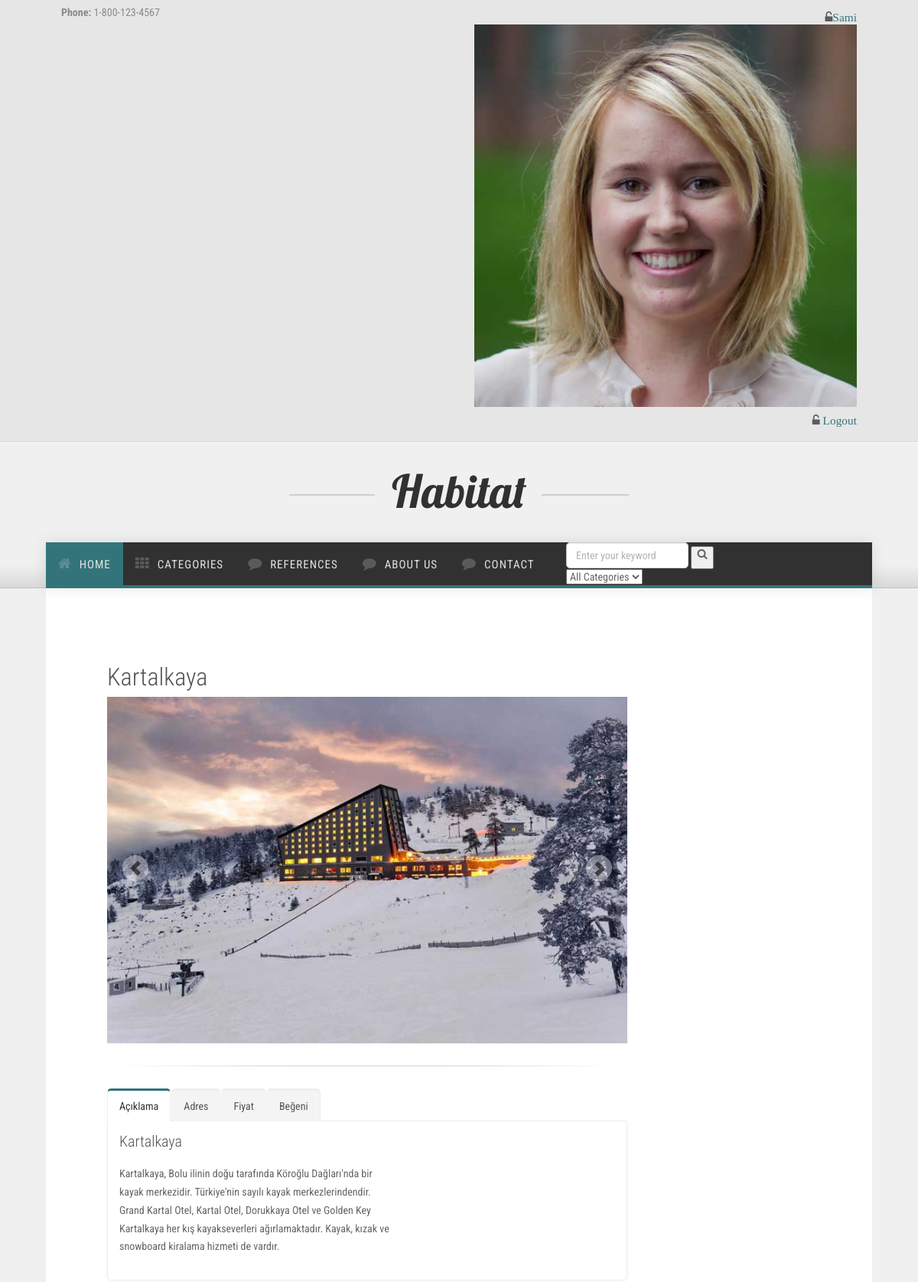
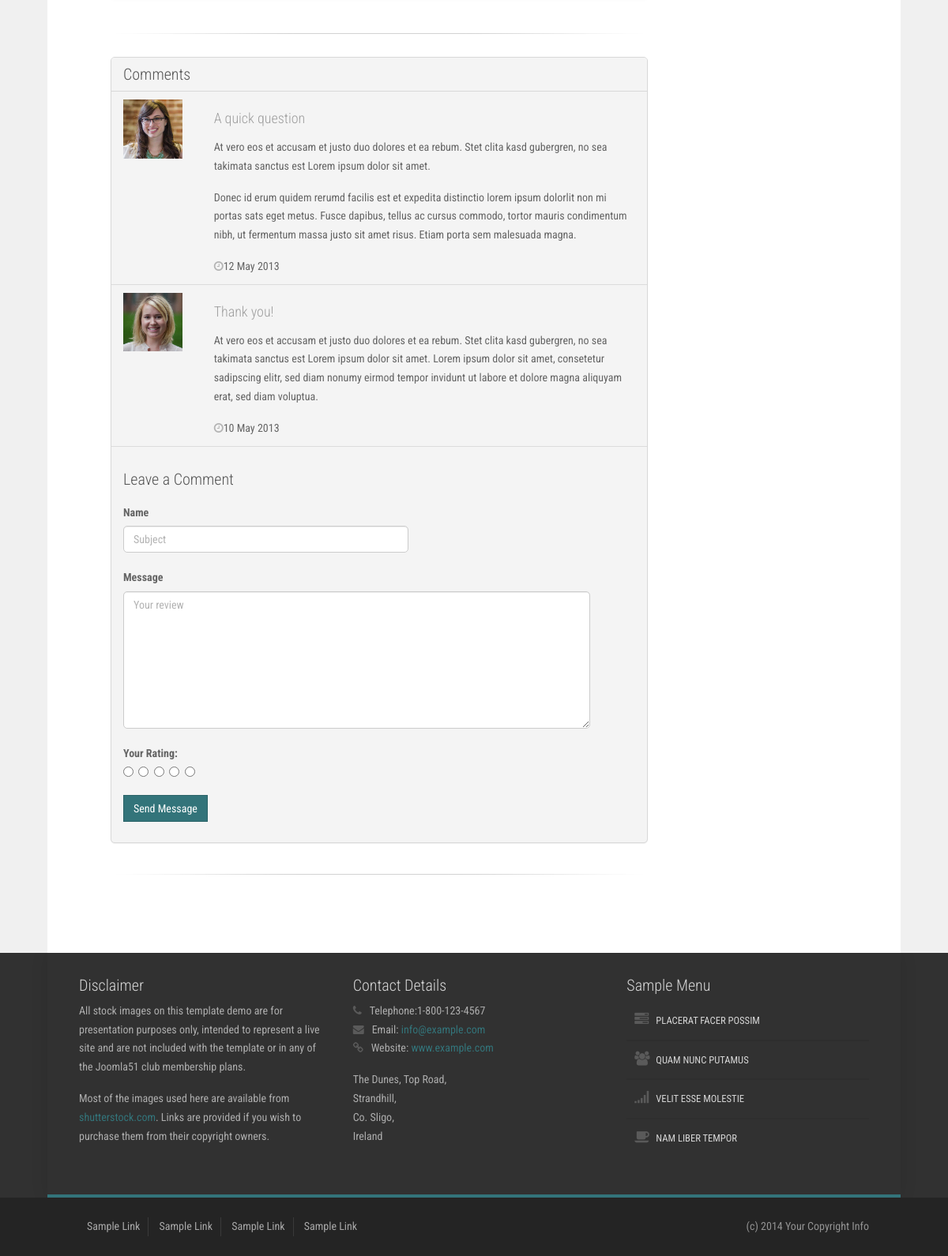
Page /place/8/Kartalkaya/ (signed in) on the committed database (2 pictures, top to bottom).
### place/models.py (models this page shows, shortened)
class Place(models.Model):
    STATUS = (
        ('True', 'Evet'),
        ('False', 'Hayır'),
    )
    category = models.ForeignKey(Category, on_delete=models.CASCADE)
    title = models.CharField(max_length=150)
    keywords = models.CharField(max_length=255)
    description = models.CharField(max_length=255)
    image = models.ImageField(blank=True, upload_to='images/')
    price = models.FloatField()
    address = models.TextField()
    detail = RichTextUploadingField()
    slug = models.SlugField(null=False, unique=True)
    like = models.IntegerField()
    status = models.CharField(max_length=10, choices=STATUS)
    create_at = models.DateTimeField(auto_now_add=True)
    update_at = models.DateTimeField(auto_now=True)

### home/views.py (the view)
# urls.py: path('place/<int:id>/<slug:slug>/', views.place_detail, name='place_detail'),
def place_detail(request,id,slug):
    category = Category.objects.all()
    place = Place.objects.get(pk=id)
    images = Images.objects.filter(place_id=id)
    comments= Comment.objects.filter(place_id=id,status='True')
    context = {'place': place,
               'category': category,
               'images': images,
               'comments': comments,
               }
    return render(request,'place_detail.html',context)

### home/templates/place_detail.html (shortened to what this page needs)
{% extends "homebase.html" %}
{% block content %}
    <div id="content">
        <div class="container background-white">
            <div class="row margin-vert-30">
                <div class="col-md-12 margin-top-30">
                    <div id="content">
                        <div class="container background-white">
                            <div class="row margin-vert-40">
                                <div class="col-md-9">
                                    <h2>{{ place.title }}</h2>
                                    <div id="carousel-example-1" class="carousel slide" data-ride="carousel">
                                        <div class="carousel-inner">
                                            <div class="item active">
                                                <img src="{{ place.image.url }}">
                                            </div>
                                        </div>
                                        <a class="left carousel-control" href="#carousel-example-1" data-slide="prev">
                                            <span class="glyphicon glyphicon-chevron-left"></span>
                                        </a>
                                        <a class="right carousel-control" href="#carousel-example-1" data-slide="next">
                                            <span class="glyphicon glyphicon-chevron-right"></span>
                                        </a>
                                    </div>
                                    <hr>
                                    <div class="tabs">
                                        <ul class="nav nav-tabs">
                                            <li class="active">
                                                <a href="#sample-1a" data-toggle="tab">Açıklama</a>
                                            </li>
                                            <li>
                                                <a href="#sample-1b" data-toggle="tab">Adres</a>
                                            </li>
                                            <li>
                                                <a href="#sample-1c" data-toggle="tab">Fiyat</a>
                                            </li>
                                            <li>
                                                <a href="#sample-1d" data-toggle="tab">Beğeni</a>
                                            </li>
                                        </ul>
                                        <div class="tab-content">
                                            <div class="tab-pane fade in active" id="sample-1a">
                                                <div class="row">
                                                    <div class="col-md-7">
                                                        <h3 class="no-margin no-padding">{{ place.title }}</h3>
                                                        <p>{{ place.detail | safe }}</p>
                                                    </div>
                                                    <div class="clearfix"></div>
                                                </div>
                                            </div>
                                        </div>
                                    </div>
                                    <hr>
                                    <div class="blog-recent-comments panel panel-default margin-bottom-30">
                                        <div class="panel-heading">
                                            <h3>Comments</h3>
                                        </div>
                                        <ul class="list-group">
                                            <li class="list-group-item">
                                                <div class="row">
                                                    <div class="col-md-2 profile-thumb">
                                                        <a href="#">
                                                            <img class="media-object" src="assets/img/profiles/53.jpg" alt="">
                                                        </a>
                                                    </div>
                                                    <div class="col-md-10">
                                                        <h4>A quick question</h4>
                                                        <p>At vero eos et accusam et justo duo dolores et ea rebum. Stet clita kasd gubergren, no sea takimata sanctus est Lorem ipsum dolor sit amet.</p>
                                                        <p>Donec id erum quidem rerumd facilis est et expedita distinctio lorem ipsum dolorlit non mi portas sats eget metus. Fusce dapibus, tellus ac cursus commodo, tortor mauris condimentum nibh, ut
                                                            fermentum massa justo sit amet risus. Etiam porta sem malesuada magna.</p>
                                                        <span class="date">
                                                                <i class="fa fa-clock-o color-gray-light"></i>12 May 2013</span>
                                                    </div>
                                                </div>
                                            </li>
                                            <li class="list-group-item">
                                                <div class="row">
                                                    <div class="col-md-2 profile-thumb">
                                                        <a href="#">
                                                            <img class="media-object" src="assets/img/profiles/37.jpg" alt="">
                                                        </a>
                                                    </div>
                                                    <div class="col-md-10">
                                                        <h4>Thank you!</h4>
                                                        <p>At vero eos et accusam et justo duo dolores et ea rebum. Stet clita kasd gubergren, no sea takimata sanctus est Lorem ipsum dolor sit amet. Lorem ipsum dolor sit amet, consetetur sadipscing elitr,
                                                            sed diam nonumy eirmod tempor invidunt ut labore et dolore magna aliquyam erat, sed diam voluptua.</p>
                                                        <span class="date">
                                                                <i class="fa fa-clock-o color-gray-light"></i>10 May 2013</span>
                                                    </div>
                                                </div>
                                            </li>
                                            <li class="list-group-item">
                                                <div class="blog-comment-form">
                                                    <div class="row margin-top-20">
                                                        <div class="col-md-12">
                                                            <div class="pull-left">
                                                                <h3>Leave a Comment</h3>
                                                            </div>
                                                        </div>
                                                    </div>
                                                    <div class="row margin-top-20">
                                                        <div class="col-md-12">
                                                            <form action="/place/addcomment/{{ place.id }}">
                                                                <label>Name</label>
                                                                <div class="row margin-bottom-20">
                                                                    <div class="col-md-7 col-md-offset-0">
                                                                        <input class="form-control" type="text" name="subject" id="id_subject" placeholder="Subject" />
                                                                    </div>
                                                                </div>
                                                                <label>Message</label>
                                                                <div class="row margin-bottom-20">
                                                                    <div class="col-md-11 col-md-offset-0">
                                                                        <textarea class="form-control" name="comment" id="id_comment" placeholder="Your review" rows="8"></textarea>
                                                                    </div>
                                                                </div>
                                                                <div class="form-group">
                                                                    <div class="input-rating">
                                                                        <strong class="text-uppercase"> Your Rating: </strong>
                                                                        <div class="stars">
                                                                            <input type="radio" id="star5" name="rate" value="5" /> <label for="star5"></label>
                                                                            <input type="radio" id="star4" name="rate" value="4" /> <label for="star4"></label>
                                                                            <input type="radio" id="star3" name="rate" value="3" /> <label for="star3"></label>
                                                                            <input type="radio" id="star2" name="rate" value="2" /> <label for="star2"></label>
                                                                            <input type="radio" id="star1" name="rate" value="1" /> <label for="star1"></label>
                                                                        </div>
                                                                    </div>
                                                                </div>
                                                                <p>
                                                                    {% if user.id is not None %}
                                                                        <button class="btn btn-primary" type="submit">Send Message</button>
                                                                    {% else %}
                                                                        Yorum eklemek için <a href="/login">giriş</a>  yapmalsınız!
                                                                    {% endif %}
                                                                </p>
                                                            </form>
                                                        </div>
                                                    </div>
                                                </div>
                                            </li>
                                        </ul>
                                    </div>
                                    <hr class="margin-top-30">
                                </div>
                            </div>
                        </div>
                    </div>
                </div>
            </div>
        </div>
    </div>
{% endblock %}

### home/templates/header.html (shortened to what this page needs)
{% load static %}
<div id="pre-header" class="background-gray-lighter">
    <div class="container no-padding">
        <div class="row hidden-xs">
            <div class="col-sm-6 padding-vert-5">
                <strong>Phone:</strong>&nbsp;1-800-123-4567
            </div>
            <div class="col-sm-6 text-right padding-vert-5">
                {% if user.id is not None %}
                    <h5><a href="/user"><i class="fa fa-unlock-alt">{{ user.first_name }} </i></a><img src="/home/static/img/profiles/37.jpg"></h5>
                    <h5><a href="/logout/"><i class="fa fa-unlock-alt"> Logout </i></a></h5>
                {% else %}
                    <h5><a href="/login/"><i class="fa fa-unlock-alt"> Login </i></a></h5>
                    <h5> <a href="/signup/"><i class="fa fa-user-plus">Sign up</i> </a></h5>
                {% endif %}
            </div>
        </div>
    </div>
</div>
<div id="header">
    <div class="container">
        <div class="row">
            <div class="logo">
                <a href="index.html" title="">
                    <img src="{% static 'img/logo.png' %}" alt="Logo" />
                </a>
            </div>
        </div>
    </div>
</div>
<div id="hornav" class="bottom-border-shadow">
    <div class="container no-padding border-bottom">
        <div class="row">
            <div class="col-md-8 no-padding">
                <div class="visible-lg">
                    <ul id="hornavmenu" class="nav navbar-nav">
                        <li>
                            <a href="/" class="fa-home active">Home</a>
                        </li>
                        <li>
                            <span class="fa-th">Categories</span>
                                {% load mptt_tags %}
                        </li>
                        <li>
                            <a href="/referanslar" class="fa-comment ">References</a>
                        </li>
                        <li>
                            <a href="/hakkimizda" class="fa-comment ">About Us</a>
                        </li>
                        <li>
                            <a href="/contact" class="fa-comment ">Contact</a>
                        </li>
                    </ul>
                </div>
            </div>
            <div class="col-lg-2" style="position: absolute; right: 20em;}">
                <form action="/search/" method="post">
                    <input id="query" name="query" class="form-control" type="text" placeholder="Enter your keyword">
                    <button class="search-btn"><i class="fa fa-search"></i></button>
                    {% load mptt_tags %}
            <select name="catid" class="input fa-search">
                <option value="0">All Categories</option>
            </select>
            </form>
        </div>
    </div>
</div>
</div>

### home/static/css/custom.css (style rules this page uses)
.search-btn { display: flex; position: absolute; top: -20px; float: right; right: -38px; margin: 25px; width: 30px; justify-content: center; height: 30px; text-align: center; }

### rows in the picture
Place: title "Kartalkaya", image (picture), detail "Kartalkaya, Bolu ilinin doğu tarafında Köroğlu Dağları'nda bir kayak merkezidir. Türkiye'nin sayılı kayak merkezlerindendir. Grand Kartal Otel, Kartal Otel, Dorukkaya Otel ve Golden Key Kartalkaya her kış kayakseverleri ağırlamaktadır. Kayak, kızak ve snowboard kiralama hizmeti de vardır."

### other values in the picture
{{ user.first_name }} "Sami"
